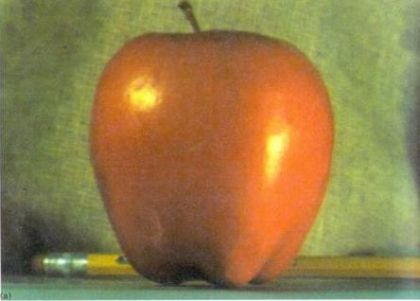
#> input picture Exercise 1/Pics/Initial/apple.jpg, 420 x 301 px, found by its file name
$ python Question1.py
#> lines starting #> are read from the running program, lines starting #| are printed output that depends on the picture
import cv2
import numpy as np
import matplotlib.pyplot as plt

def gaussian_pyramid(image, levels):
    gp = [image.astype(np.float32)]  # Convert to float32 at the start
    for i in range(levels):
        image = cv2.pyrDown(gp[-1])
        gp.append(image)
    return gp

def laplacian_pyramid(gp):
    lp = [gp[-1]]
    for i in range(len(gp) - 1, 0, -1):
        size = (gp[i-1].shape[1], gp[i-1].shape[0])
        expanded = cv2.pyrUp(gp[i], dstsize=size)
        laplacian = cv2.subtract(gp[i-1], expanded)
        lp.append(laplacian)
    return lp[::-1]

def blend_pyramids(lp1, lp2, gp_mask):
    blended = []
    for l1, l2, g_mask in zip(lp1, lp2, gp_mask):
        # Ensure proper broadcasting for 3-channel images
        if g_mask.ndim == 2:
            g_mask = np.expand_dims(g_mask, axis=-1)
        blended_layer = l1 * g_mask + l2 * (1.0 - g_mask)
        blended.append(blended_layer)
    return blended

def reconstruct_image(pyramid):
    image = pyramid[-1]
    for layer in pyramid[-2::-1]:
        size = (layer.shape[1], layer.shape[0])
        image = cv2.pyrUp(image, dstsize=size)
        image = cv2.add(image, layer)
    return np.clip(image, 0, 255).astype(np.uint8)  # Ensure valid range

# Load and prepare images
apple = cv2.cvtColor(cv2.imread(r"D:\ceid\computer vision\askhsh 1\photos\apple.jpg"), cv2.COLOR_BGR2RGB)
orange = cv2.cvtColor(cv2.imread(r"D:\ceid\computer vision\askhsh 1\photos\orange.jpg"), cv2.COLOR_BGR2RGB)
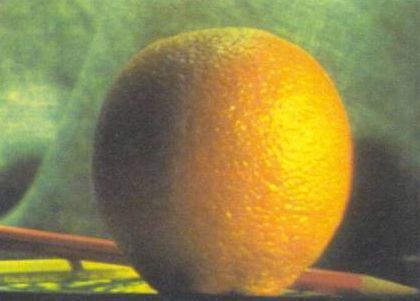
#> input picture Exercise 1/Pics/Initial/orange.jpg, 420 x 301 px, found by its file name

# Convert to float32 at the start
apple = apple.astype(np.float32)
orange = orange.astype(np.float32)

# Create mask
rows, cols = apple.shape[:2]
#> rows = 301; cols = 420
mask = np.zeros((rows, cols), dtype=np.float32)
for i in range(cols):
    mask[:, i] = 1 - (i / cols)  # Create a smooth gradient from 1 to 0
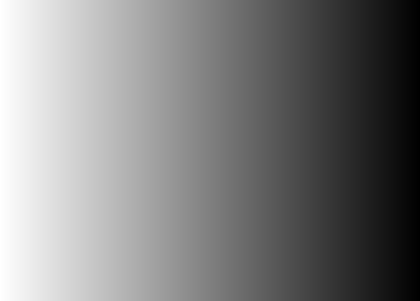
#> mask: shape (301, 420) float32; min 0.00238, max 1, mean 0.501

# Number of levels
levels = 5

# Generate pyramids
gp_apple = gaussian_pyramid(apple, levels)
#> after the loop in gaussian_pyramid, `for i in range(levels):`: gp = 6 items
#> gp_apple = 6 items
gp_orange = gaussian_pyramid(orange, levels)
#> gp_orange = 6 items
gp_mask = gaussian_pyramid(mask, levels)

# Generate Laplacian pyramids
lp_apple = laplacian_pyramid(gp_apple)
#> the loop in laplacian_pyramid, `for i in range(len(gp) - 1, 0, -1):` made 5 passes
#> (i, size) on passes 1, 2, 4, 5: (5, (27, 19)), (4, (53, 38)), (2, (210, 151)), (1, (420, 301))
#> size on pass 3: (105, 76)
#> lp_apple = 6 items
lp_orange = laplacian_pyramid(gp_orange)
#> the loop in laplacian_pyramid (call 2), `for i in range(len(gp) - 1, 0, -1):` made 5 passes
#> pass 3, in laplacian_pyramid (call 2), `laplacian = cv2.subtract(gp[i-1], expanded)`:
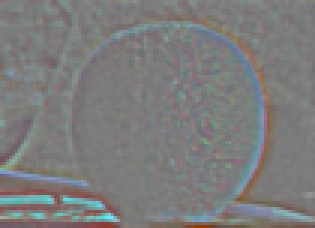
#> laplacian: shape (76, 105, 3) float32 (shown 3 times larger); mean of channels 0, 1, 2 -0.1, -0.1, 0; drawn with min black and max white
#> lp_orange = 6 items

# Blend pyramids
blended_pyramid = blend_pyramids(lp_apple, lp_orange, gp_mask)
#> the loop in blend_pyramids, `for l1, l2, g_mask in zip(lp1, lp2, gp_mask):` made 6 passes
#> pass 2, in blend_pyramids, `blended_layer = l1 * g_mask + l2 * (1.0 - g_mask)`:
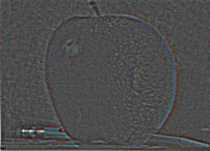
#> blended_layer: shape (151, 210, 3) float32; mean of channels 0, 1, 2 0.1, 0.1, 0.1; drawn with min black and max white
#> blended_pyramid = 6 items

# Reconstruct final image
blended_image = reconstruct_image(blended_pyramid)
#> the loop in reconstruct_image, `for layer in pyramid[-2::-1]:` made 5 passes
#> size on passes 1 to 5: (27, 19), (53, 38), (105, 76), (210, 151), (420, 301)
#> after the loop in reconstruct_image, `for layer in pyramid[-2::-1]:`:
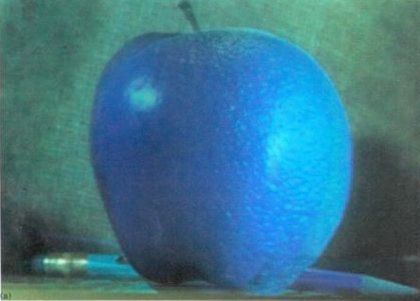
#> image: shape (301, 420, 3) float32; mean of channels 0, 1, 2 142.6, 123.1, 68.7; drawn with min black and max white

# Display results
def display_pyramid(pyramid, title):
#> called with title = 'Gaussian Pyramid - Apple'
    plt.figure(figsize=(15, 3))
    for i, layer in enumerate(pyramid):
        plt.subplot(1, len(pyramid), i + 1)
        if layer.ndim == 2:
            plt.imshow(cv2.convertScaleAbs(layer), cmap='gray')
        else:
            plt.imshow(cv2.convertScaleAbs(layer))
        plt.title(f'{title}\nLevel {i}')
        plt.axis('off')
#> this loop made 6 passes
    plt.tight_layout()
    plt.show()

# Display pyramids
display_pyramid(gp_apple, "Gaussian Pyramid - Apple")
display_pyramid(lp_apple, "Laplacian Pyramid - Apple")
#> the loop in display_pyramid (call 2), `for i, layer in enumerate(pyramid):` made 6 passes
display_pyramid(gp_orange, "Gaussian Pyramid - Orange")
display_pyramid(lp_orange, "Laplacian Pyramid - Orange")

# Display both direct blend and pyramid blend
plt.figure(figsize=(15, 5))

# Direct blend (with visible line)
plt.subplot(121)
direct_blend = np.zeros_like(apple)
direct_blend[:, :cols//2] = apple[:, :cols//2]
direct_blend[:, cols//2:] = orange[:, cols//2:]
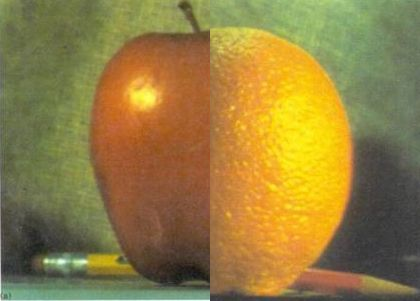
#> direct_blend: shape (301, 420, 3) float32; mean R, G, B 147, 125.6, 65.3
plt.imshow(direct_blend.astype(np.uint8))
plt.title("Direct Blending (With Line)")
plt.axis("off")

# Pyramid blend
plt.subplot(122)
plt.imshow(blended_image)
plt.title("Pyramid Blending (Smooth Transition)")
plt.axis("off")

plt.tight_layout()
plt.show()
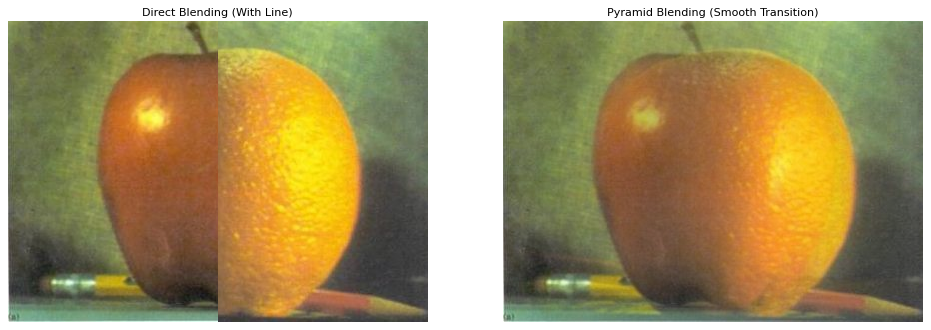
#> figure drawn by matplotlib, 2 panels
